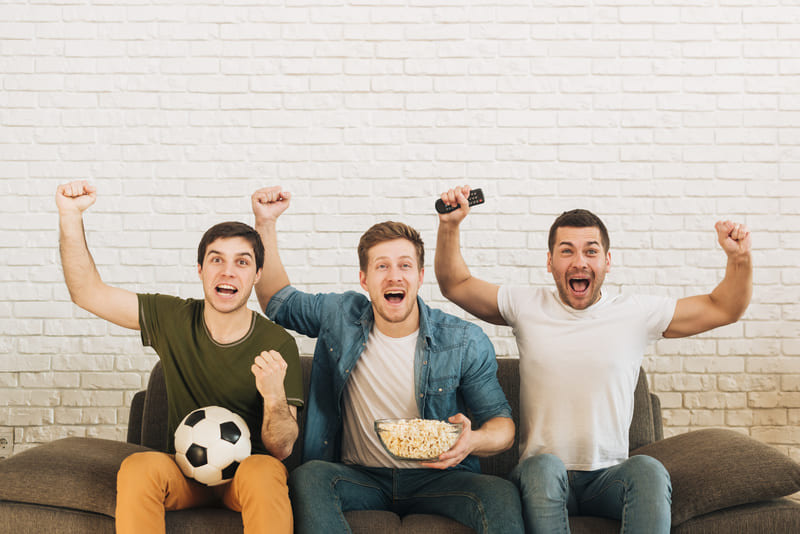
#> input picture 4/help.jpg, 800 x 534 px
$ python meow.py
#> lines starting #> are read from the running program, lines starting #| are printed output that depends on the picture; after the words box and inside, x2 and y2 are one past the last pixel; in counts of white or black regions, pixels touching at a corner belong together
import cv2

# Загрузка изображения
image = cv2.imread("help.jpg")
#> image is the input picture: shape (534, 800, 3); mean B, G, R 167.3, 178.2, 188
# преобразуем изображение к оттенкам серого
image_grey = cv2.cvtColor(image, cv2.COLOR_BGR2GRAY)
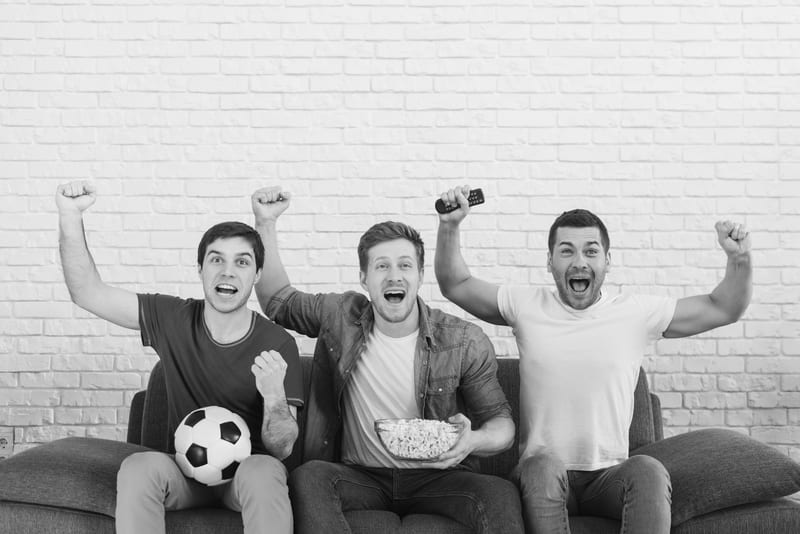
#> image_grey: shape (534, 800); min 1, max 254, mean 179.9


# инициализировать распознаватель лиц (каскад Хаара по умолчанию)
face_cascade = cv2.CascadeClassifier(cv2.data.haarcascades + 'haarcascade_frontalface_default.xml')


# обнаружение всех лиц на изображении
faces = face_cascade.detectMultiScale(image_grey)
#> faces = [[361, 240, 66, 66], [194, 234, 71, 71], [543, 223, 73, 73]]
# количество найденных лиц
print(f"{len(faces)} лиц обнаружено на изображении.")
#| 3 лиц обнаружено на изображении.
# для всех обнаруженных лиц рисуем синий квадрат
for x, y, width, height in faces:
    cv2.rectangle(image, (x, y), (x + width, y + height), color=(255, 0, 0), thickness=2)
    # сохраним изображение с обнаруженными лицами
    cv2.imwrite("detected.jpg", image)
#> this loop made 3 passes
#> pass 1, `cv2.imwrite("detected.jpg", image)`:
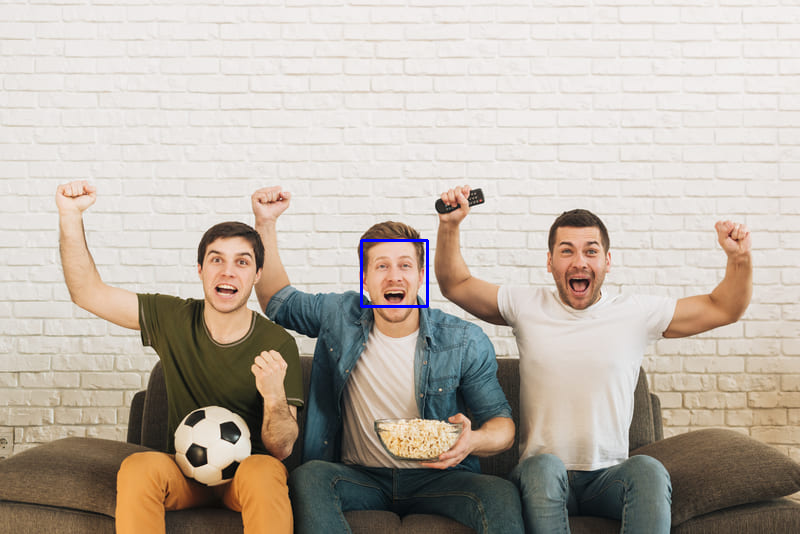
#> saved as detected.jpg: shape (534, 800, 3); mean B, G, R 167.5, 178, 187.7
#> pass 2, `cv2.imwrite("detected.jpg", image)`:
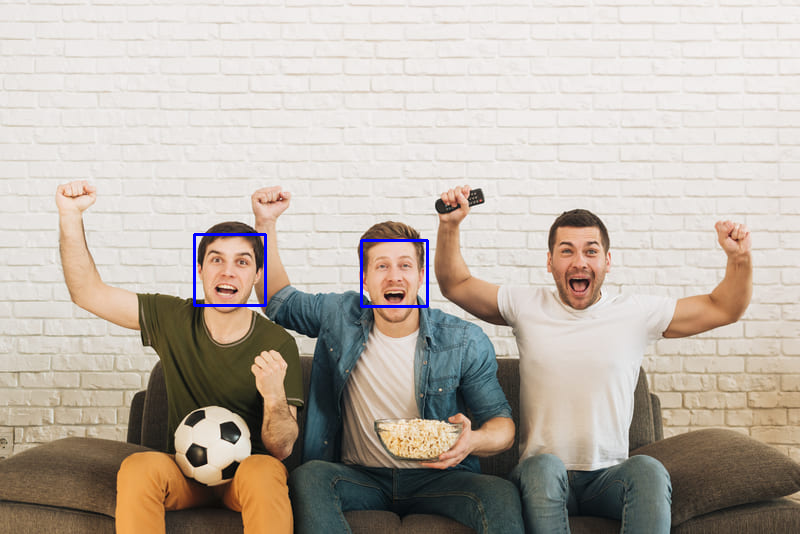
#> saved as detected.jpg: shape (534, 800, 3); mean B, G, R 167.8, 177.7, 187.4
#> after the loop:
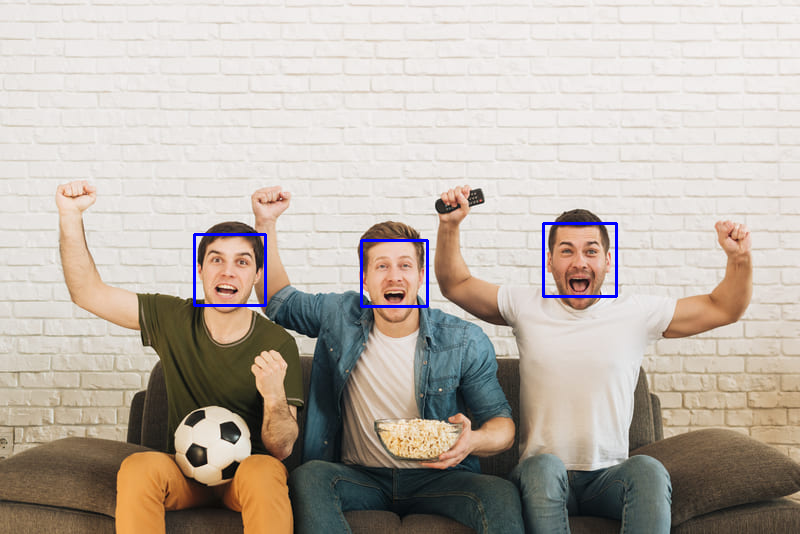
#> image: shape (534, 800, 3); 0.59% of pixels changed, all inside (x1, y1, x2, y2) = (193, 222, 618, 308)

$ run again, with 4/lp.jpg copied over 4/help.jpg
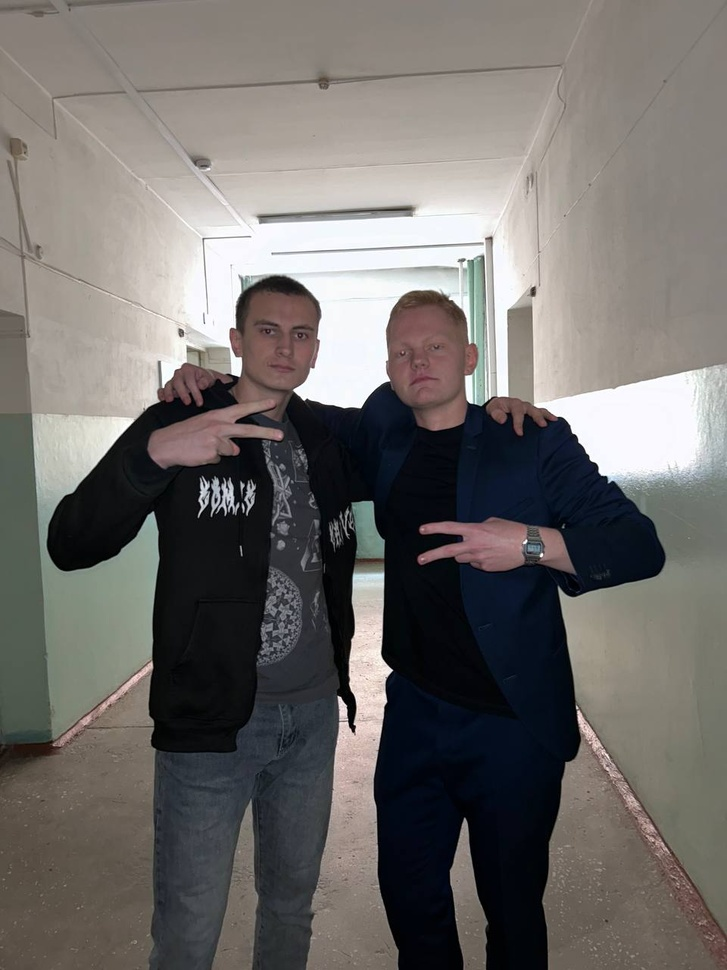
#> input picture 4/lp.jpg, 727 x 970 px, shrunk from 960 x 1280 before the run
#> image is the input picture: shape (970, 727, 3); mean B, G, R 105.9, 108.6, 111.9
#> `image_grey = cv2.cvtColor(image, cv2.COLOR_BGR2GRAY)`:
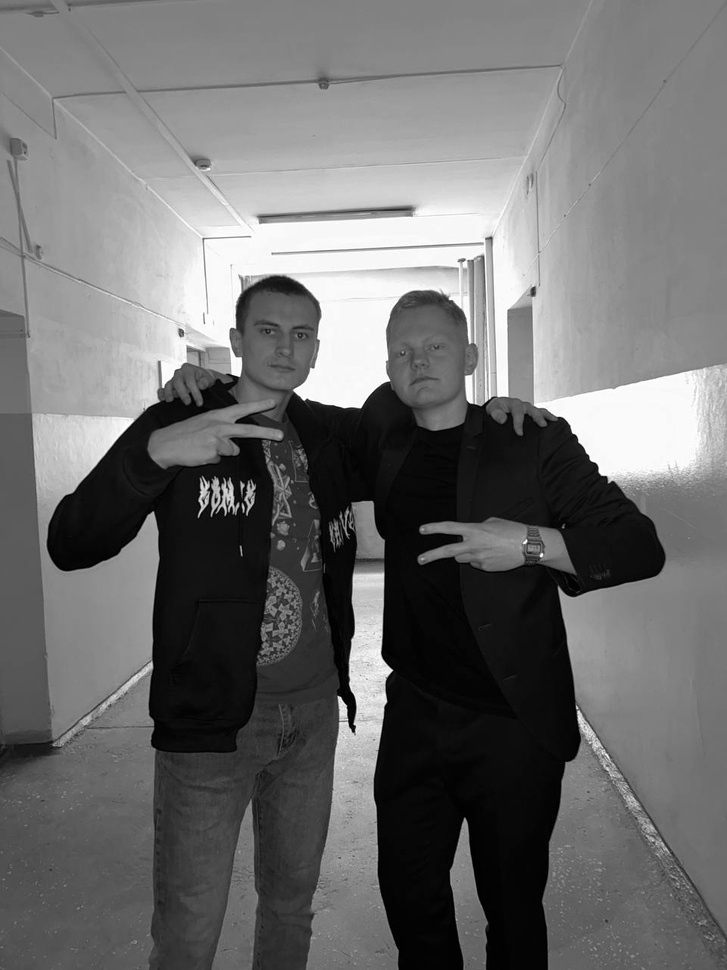
#> image_grey: shape (970, 727); min 0, max 255, mean 109.3
#> faces = [[245, 304, 77, 77], [245, 596, 64, 64], [384, 321, 78, 78]]
#| 3 лиц обнаружено на изображении.
#> the loop `for x, y, width, height in faces:` made 3 passes
#> after the loop `for x, y, width, height in faces:`:
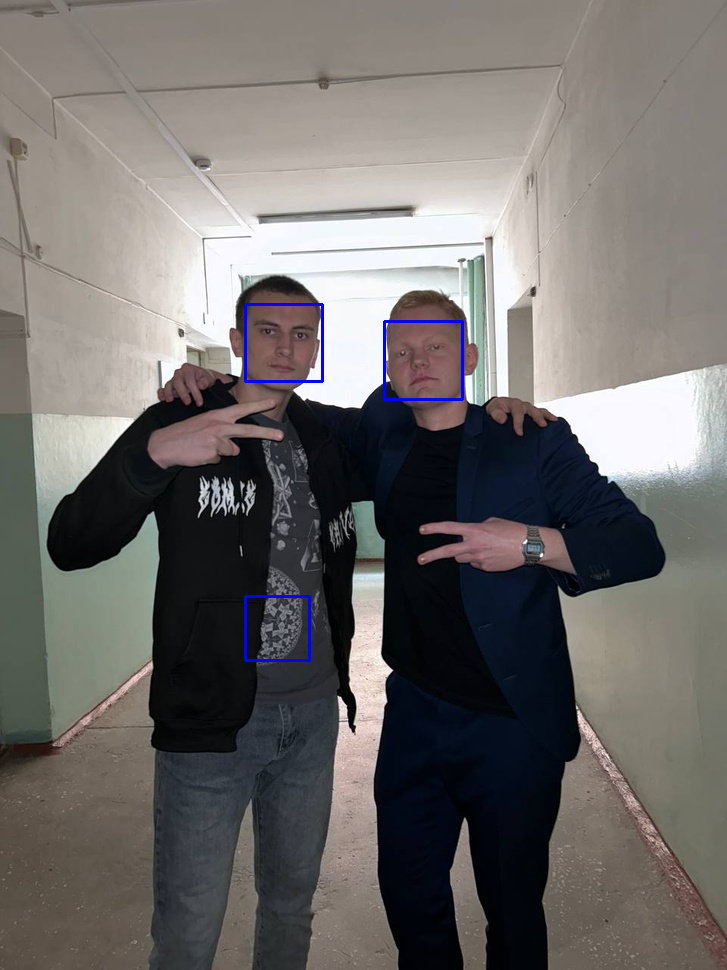
#> image: shape (970, 727, 3); 0.37% of pixels changed, all inside (x1, y1, x2, y2) = (244, 303, 464, 662)
